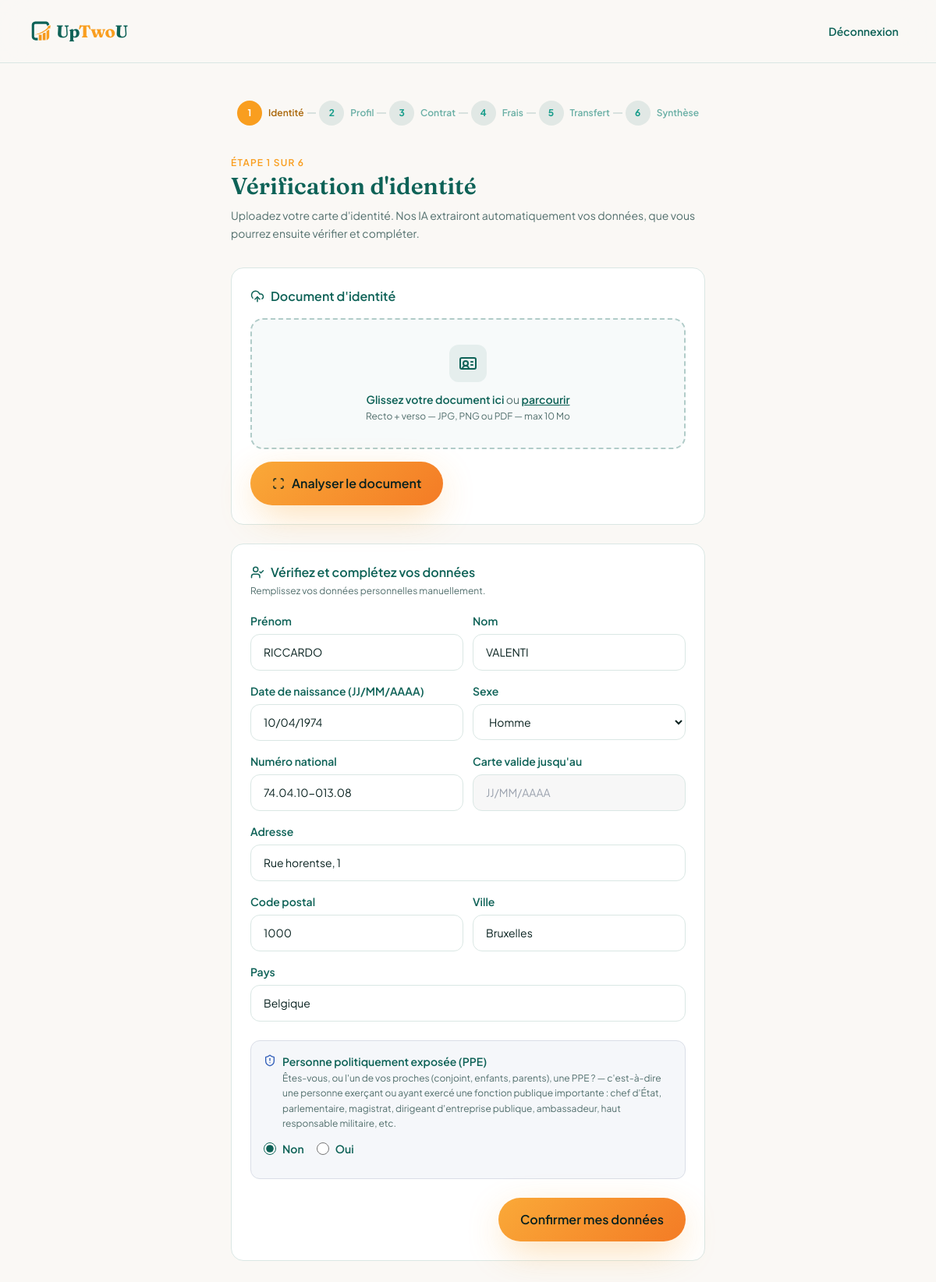
/onboarding/kyc (signed in), run on the app's committed database.
### models.py (models this page shows, shortened)
class Client(db.Model):
    __tablename__ = 'client'
    id = db.Column(db.Integer, primary_key=True)
    user_id = db.Column(db.Integer, db.ForeignKey('user.id'), nullable=False)
    nom = db.Column(db.String(100))
    prenom = db.Column(db.String(100))
    date_naissance = db.Column(db.String(10))   # DD/MM/YYYY
    sexe = db.Column(db.String(1))              # 'F' | 'M'
    niss = db.Column(db.String(20))
    adresse = db.Column(db.String(200))
    ville = db.Column(db.String(100))
    code_postal = db.Column(db.String(10))
    telephone = db.Column(db.String(20))
    telephone_gsm = db.Column(db.String(20))
    iban = db.Column(db.String(34))
    beneficiaire_vie = db.Column(db.String(200))
    beneficiaire_1 = db.Column(db.String(200))
    beneficiaire_2 = db.Column(db.String(200))
    beneficiaires_json = db.Column(db.Text)
    profil_risque = db.Column(db.String(20))    # prudent | equilibre | dynamique | conviction
    profil_choisi_par = db.Column(db.String(20))
    profil_date = db.Column(db.DateTime)
    pays = db.Column(db.String(100), default='Belgique')
    kyc_verifie = db.Column(db.Boolean, default=False)
    kyc_document = db.Column(db.String(200))
    est_ppe = db.Column(db.Boolean, nullable=True)
    ppe_details = db.Column(db.String(500), nullable=True)
    ci_date_validite = db.Column(db.String(10), nullable=True)   # DD/MM/YYYY expiry of eID card
    frais_acceptes = db.Column(db.Boolean, default=False)
    questionnaire_score = db.Column(db.Integer)
    courtier_id = db.Column(db.Integer, db.ForeignKey('user.id'), nullable=True)
    courtier = db.relationship('User', foreign_keys='Client.courtier_id', backref='clients_assignes')
    cabinet_id = db.Column(db.Integer, db.ForeignKey('broker_cabinet.id'), nullable=True)
    cabinet = db.relationship('BrokerCabinet', foreign_keys='Client.cabinet_id')
    contrats = db.relationship('Contract', backref='client', lazy=True)
    analyses = db.relationship('Analysis', backref='client', lazy=True)

### app.py (the view, shortened to what this page needs)
@app.route("/onboarding/kyc", methods=["GET", "POST"])
@login_required
@client_required
def onboarding_kyc():
    client = current_user.client_profile
    form = OnboardingKYCForm()
    kyc_data = session.get('kyc_data', {})
    if request.method == 'GET':
        form.nom.data          = kyc_data.get('nom') or client.nom or ''
        form.prenom.data       = kyc_data.get('prenom') or client.prenom or ''
        niss_val = kyc_data.get('niss') or client.niss or ''
        form.niss.data = niss_val
        sexe_val = kyc_data.get('sexe') or client.sexe or ''
        if not sexe_val and niss_val:
            digits = re.sub(r'\D', '', niss_val)
            if len(digits) == 11:
                sexe_val = 'M' if int(digits[6:9]) % 2 == 1 else 'F'
        form.sexe.data = sexe_val
        ddn = kyc_data.get('date_naissance') or client.date_naissance or ''
        if not ddn and niss_val:
            bd = birthdate_from_niss(niss_val)
            if bd:
                ddn = bd.strftime('%d/%m/%Y')
        form.date_naissance.data = ddn
        db_adresse = client.adresse if client.kyc_verifie else ''
        form.adresse.data     = kyc_data.get('adresse') or db_adresse or ''
        form.code_postal.data = kyc_data.get('code_postal') or (client.code_postal if client.kyc_verifie else '') or ''
        form.ville.data       = kyc_data.get('ville') or (client.ville if client.kyc_verifie else '') or ''
        form.pays.data        = kyc_data.get('pays') or (client.pays if client.kyc_verifie else '') or 'Belgique'
        if client.est_ppe is not None:
            form.est_ppe.data    = 'oui' if client.est_ppe else 'non'
            form.ppe_details.data = client.ppe_details or ''
    has_document = bool(client.kyc_document)
    return render_template("onboarding/kyc.html", form=form,
                           kyc_data=kyc_data, has_document=has_document,
                           current_step=1, prev_url=None)

### forms.py
class OnboardingKYCForm(FlaskForm):
    nom = StringField('Nom', validators=[DataRequired()])
    prenom = StringField('Prénom', validators=[DataRequired()])
    date_naissance = StringField('Date de naissance (JJ/MM/AAAA)', validators=[
        DataRequired(), Regexp(r'^\d{2}/\d{2}/\d{4}$', message='Format JJ/MM/AAAA requis')
    ])
    sexe = SelectField('Sexe', choices=[('F', 'Femme'), ('M', 'Homme'), ('X', 'Je ne souhaite pas partager')], validators=[DataRequired()])
    niss = StringField('Numéro national', validators=[DataRequired()])
    adresse = StringField('Adresse', validators=[DataRequired()])
    code_postal = StringField('Code postal', validators=[DataRequired()])
    ville = StringField('Ville', validators=[DataRequired()])
    pays = StringField('Pays', validators=[DataRequired()], default='Belgique')
    est_ppe = RadioField(
        'PPE',
        choices=[('non', 'Non'), ('oui', 'Oui')],
        validators=[DataRequired(message='Veuillez répondre à la question PPE.')],
    )
    ppe_details = StringField('Fonction ou lien avec la PPE', validators=[Optional()])
    submit = SubmitField('Confirmer mes données')

### app.py (called while the page is built)
@app.before_request
def enforce_session_timeout():
    if not current_user.is_authenticated:
        return
    last_str = session.get('_last_activity')
    if last_str:
        try:
            last = datetime.fromisoformat(last_str)
            if (datetime.now(timezone.utc).replace(tzinfo=None) - last).total_seconds() > 1800:
                logout_user()
                session.clear()
                flash("Votre session a expiré. Veuillez vous reconnecter.", "error")
                return redirect(url_for('login'))
        except (ValueError, TypeError):
            pass
    session['_last_activity'] = datetime.now(timezone.utc).replace(tzinfo=None).isoformat()

@login_manager.user_loader
def load_user(user_id):
    return db.session.get(User, int(user_id))

def client_required(f):
    @wraps(f)
    def decorated(*args, **kwargs):
        if not current_user.is_authenticated or current_user.role != 'client':
            flash("Accès réservé aux clients.", "error")
            return redirect(url_for('index'))
        return f(*args, **kwargs)
    return decorated

### templates/onboarding/kyc.html (shortened to what this page needs)
{% extends "onboarding/_base.html" %}
{% block content %}
<div class="mb-8">
  <p class="text-xs uppercase tracking-widest font-semibold text-accent mb-1">Étape 1 sur 6</p>
  <h1 class="font-display text-2xl md:text-3xl font-semibold text-primary">Vérification d'identité</h1>
  <p class="mt-2 text-muted text-sm leading-relaxed">Uploadez votre carte d'identité. Nos IA extrairont automatiquement vos données, que vous pourrez ensuite vérifier et compléter.</p>
</div>
<div class="rounded-2xl p-6 mb-6" style="background:var(--card-bg, white);border:1px solid var(--border);">
  <h2 class="font-semibold text-primary mb-4 flex items-center gap-2">
    <i data-lucide="upload-cloud" style="width:1.125rem;height:1.125rem;color:var(--primary);"></i>
    Document d'identité
  </h2>
  <form method="POST" enctype="multipart/form-data" class="flex flex-col gap-4">
    <label id="drop-zone"
           style="display:flex;flex-direction:column;align-items:center;justify-content:center;
                  gap:0.75rem;padding:2rem 1.5rem;border-radius:1rem;cursor:pointer;
                  border:2px dashed hsl(172 75% 22% / 0.3);background:hsl(172 75% 22% / 0.03);
                  transition:border-color .15s,background .15s;">
      <div style="width:3rem;height:3rem;border-radius:0.75rem;display:grid;place-items:center;
                  background:hsl(172 75% 22% / 0.08);">
        <i data-lucide="id-card" style="width:1.5rem;height:1.5rem;color:var(--primary);"></i>
      </div>
      <div style="text-align:center;">
        <p class="text-sm font-semibold text-primary">
          Glissez votre document ici
          <span class="text-muted font-normal">ou</span>
          <span style="color:var(--primary);text-decoration:underline;">parcourir</span>
        </p>
        <p class="text-xs text-muted mt-1">Recto + verso — JPG, PNG ou PDF — max 10 Mo</p>
      </div>
    </label>
    <button type="submit" class="btn btn-primary" style="align-self:flex-start;">
      <i data-lucide="scan" style="width:1rem;height:1rem;"></i>
      <span style="padding-left: 9px;">Analyser le document</span>
    </button>
  </form>
</div>
<div class="rounded-2xl p-6" style="background:var(--card-bg, white);border:1px solid var(--border);">
  <h2 class="font-semibold text-primary mb-1 flex items-center gap-2">
    <i data-lucide="user-check" style="width:1.125rem;height:1.125rem;color:var(--primary);"></i>
    Vérifiez et complétez vos données
  </h2>
  <p class="text-xs text-muted mb-5">
    {% if kyc_data %}
      Données pré-remplies depuis votre document. Corrigez si nécessaire.
    {% else %}
      Remplissez vos données personnelles manuellement.
    {% endif %}
  </p>
  <form method="POST" class="flex flex-col gap-4">
    <div class="grid grid-cols-2 gap-3">
      <div class="form-group">
        <label class="form-label">{{ form.prenom.label.text }}</label>
        {{ form.prenom(class="form-input") }}
      </div>
      <div class="form-group">
        <label class="form-label">{{ form.nom.label.text }}</label>
        {{ form.nom(class="form-input") }}
      </div>
    </div>
    <div class="grid grid-cols-2 gap-3">
      <div class="form-group">
        <label class="form-label">{{ form.date_naissance.label.text }}</label>
        {{ form.date_naissance(class="form-input", placeholder="JJ/MM/AAAA", id="date_naissance", maxlength="10", autocomplete="off") }}
      </div>
      <div class="form-group">
        <label class="form-label">{{ form.sexe.label.text }}</label>
        {{ form.sexe(class="form-input") }}
      </div>
    </div>
    <div class="grid grid-cols-2 gap-3">
      <div class="form-group">
        <label class="form-label">{{ form.niss.label.text }}</label>
        {{ form.niss(class="form-input", placeholder="XX.XX.XX-XXX.XX") }}
      </div>
      <div class="form-group">
        <label class="form-label">Carte valide jusqu'au</label>
        <input type="text" class="form-input" value="{{ kyc_data.get('date_validite') or '' }}"
               readonly style="background:hsl(0 0% 97%);color:#888;cursor:default;"
               placeholder="JJ/MM/AAAA">
      </div>
    </div>
    <div class="form-group">
      <label class="form-label">{{ form.adresse.label.text }}</label>
      {{ form.adresse(class="form-input", placeholder="Rue de la Loi 16") }}
    </div>
    <div class="grid grid-cols-2 gap-3">
      <div class="form-group">
        <label class="form-label">{{ form.code_postal.label.text }}</label>
        {{ form.code_postal(class="form-input", placeholder="1000") }}
      </div>
      <div class="form-group">
        <label class="form-label">{{ form.ville.label.text }}</label>
        {{ form.ville(class="form-input", placeholder="Bruxelles") }}
      </div>
    </div>
    <div class="form-group">
      <label class="form-label">{{ form.pays.label.text }}</label>
      {{ form.pays(class="form-input") }}
    </div>
    <div class="rounded-xl p-4 mt-2" style="background:hsla(220,30%,97%,1);border:1px solid hsla(220,20%,88%,1);">
      <div class="flex items-start gap-2 mb-3">
        <i data-lucide="shield-alert" style="width:1rem;height:1rem;flex-shrink:0;margin-top:1px;color:hsl(220,60%,45%);"></i>
        <div>
          <p class="text-sm font-semibold text-primary">Personne politiquement exposée (PPE)</p>
          <p class="text-xs text-muted mt-0.5 leading-relaxed">
            Êtes-vous, ou l'un de vos proches (conjoint, enfants, parents), une PPE ? — c'est-à-dire une personne
            exerçant ou ayant exercé une fonction publique importante : chef d'État, parlementaire, magistrat,
            dirigeant d'entreprise publique, ambassadeur, haut responsable militaire, etc.
          </p>
        </div>
      </div>
      <div class="flex gap-4 mb-3">
        {% for val, label in form.est_ppe.choices %}
        <label class="flex items-center gap-2 cursor-pointer">
          <input type="radio" name="est_ppe" value="{{ val }}"
                 {% if form.est_ppe.data == val %}checked{% endif %}
                 class="ppe-radio h-4 w-4 flex-shrink-0" style="accent-color:var(--primary);">
          <span class="text-sm font-semibold text-primary">{{ label }}</span>
        </label>
        {% endfor %}
      </div>
    </div>
    <div class="flex justify-end mt-2">
      {{ form.submit(class="btn btn-primary") }}
    </div>
  </form>
</div>
{% endblock %}

### static/css/style.css (style rules this page uses)
:root { --background: hsl(40, 33%, 97%); --foreground: hsl(175, 60%, 8%); --card: hsl(0, 0%, 100%); --card-foreground: hsl(175, 60%, 8%); --primary: hsl(172, 75%, 22%); --primary-foreground: hsl(40, 33%, 97%); --primary-glow: hsl(165, 70%, 45%); --secondary: hsl(168, 30%, 92%); --secondary-foreground: hsl(172, 75%, 22%); --muted: hsl(40, 20%, 93%); --muted-foreground: hsl(175, 15%, 38%); --accent: hsl(35, 95%, 55%); --accent-foreground: hsl(175, 60%, 8%); --accent-soft: hsl(35, 95%, 92%); --border: hsl(168, 20%, 88%); --radius: 1rem; --shadow-glow: 0 20px 60px -15px hsl(172 75% 22% / 0.35); --shadow-accent: 0 15px 50px -10px hsl(35 95% 55% / 0.45); --shadow-soft: 0 8px 30px -8px hsl(172 75% 22% / 0.12); --shadow-card: 0 4px 20px -4px hsl(172 75% 22% / 0.08); }
*, *::before, *::after { box-sizing: border-box; }
html { scroll-behavior: smooth; }
body { margin: 0; background-color: var(--background); color: var(--foreground); font-family: "Plus Jakarta Sans", ui-sans-serif, system-ui, sans-serif; -webkit-font-smoothing: antialiased; }
.text-primary { color: var(--primary) !important; }
.text-muted { color: var(--muted-foreground) !important; }
.text-accent { color: var(--accent) !important; }
.font-display { font-family: "Fraunces", ui-serif, Georgia, serif; }
.btn { display: inline-flex; align-items: center; justify-content: center; font-weight: 600; font-size: 0.875rem; transition: all 0.2s ease; cursor: pointer; text-decoration: none; border: none; outline: none; }
.btn-primary { background: linear-gradient(135deg, hsl(35 95% 60%) 0%, hsl(25 90% 55%) 100%); color: var(--accent-foreground); border-radius: 9999px; padding: 0 1.75rem; height: 3.5rem; font-size: 1rem; box-shadow: var(--shadow-accent); }
[data-lucide] { display: inline-block; vertical-align: middle; }
.form-group { display: flex; flex-direction: column; gap: 0.375rem; }
.form-label { font-size: 0.875rem; font-weight: 600; color: var(--primary); }
.form-input { padding: 0.75rem 1rem; border: 1px solid var(--border); border-radius: 0.75rem; font-size: 0.875rem; font-family: inherit; background: white; color: var(--foreground); transition: border-color 0.2s; outline: none; width: 100%; box-sizing: border-box; }

### data on the page
Client: prenom "RICCARDO", nom "VALENTI", date_naissance "10/04/1974", sexe "Homme", niss "74.04.10-013.08", adresse "Rue horentse, 1", code_postal "1000", ville "Bruxelles", pays "Belgique"

### other printed values
{{ num }} "1" "2" "3" "4" "5" "6"
{{ label }} "Identité" "Profil" "Contrat" "Frais" "Transfert" "Synthèse"
{{ label }} "Non" "Oui"
